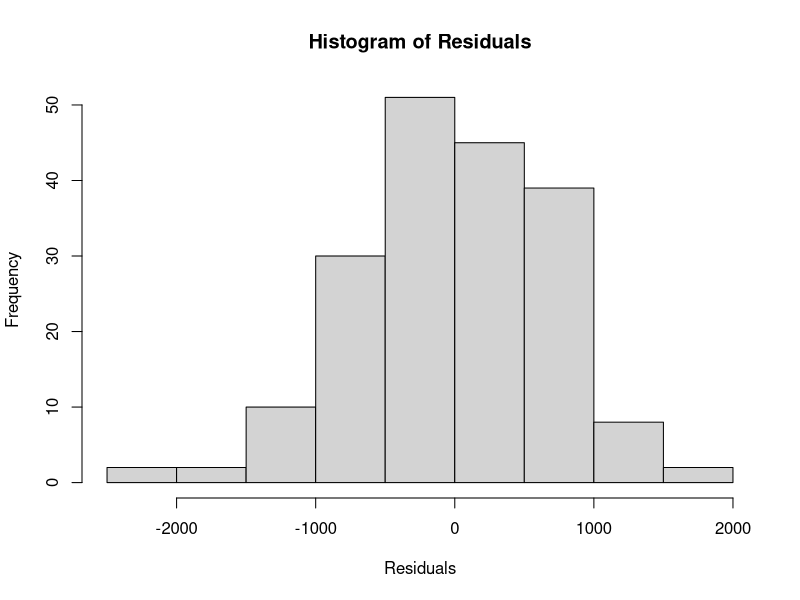
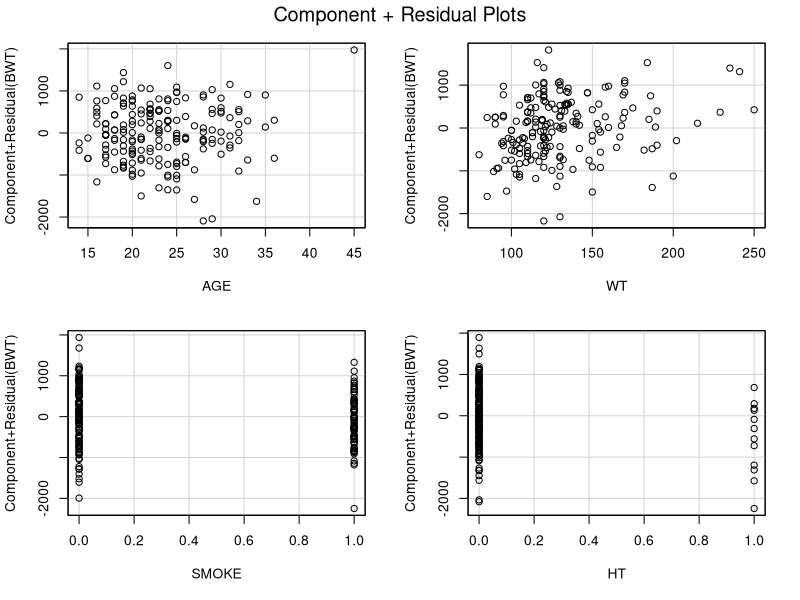
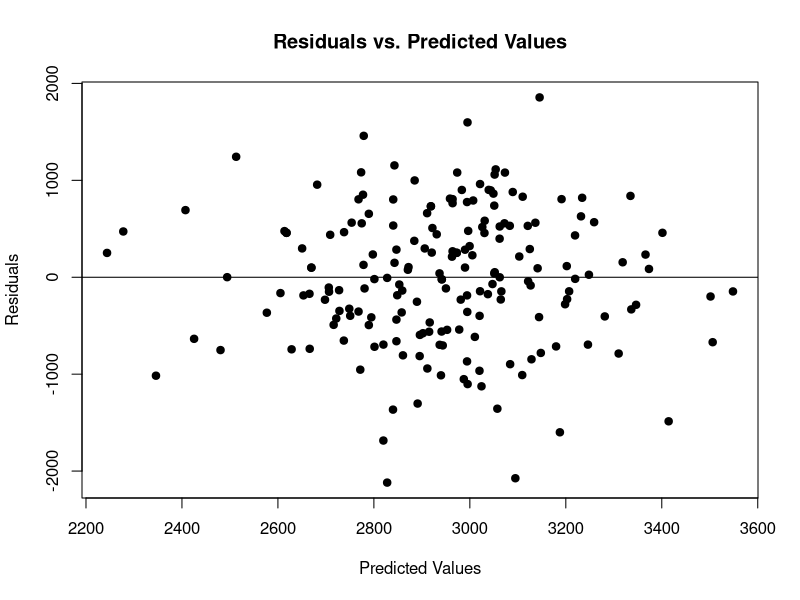
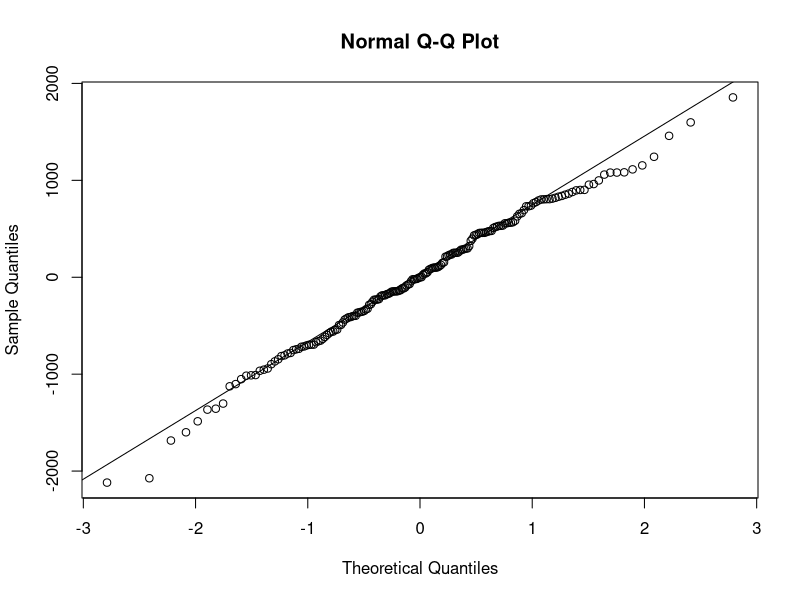
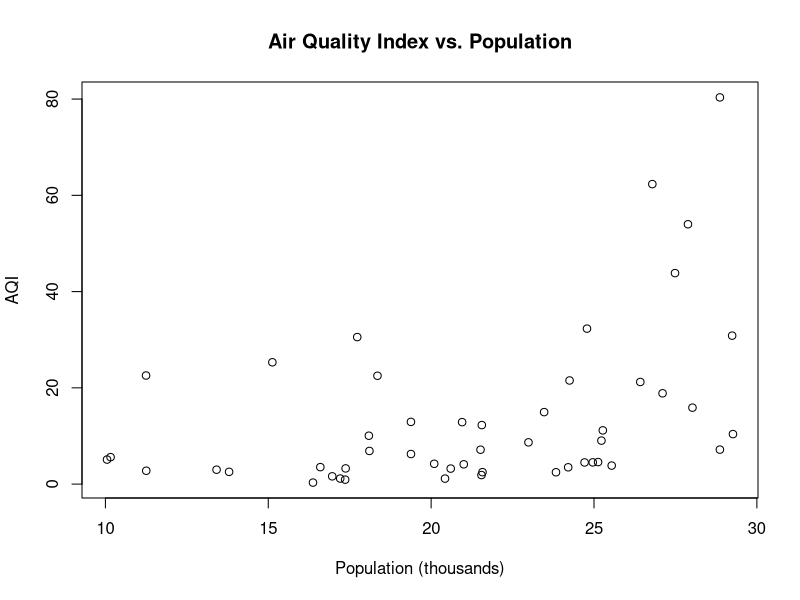
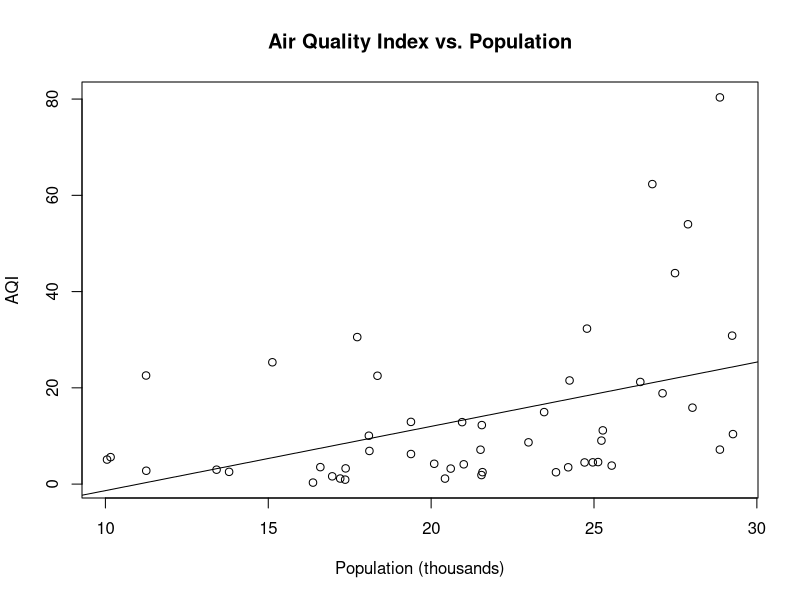
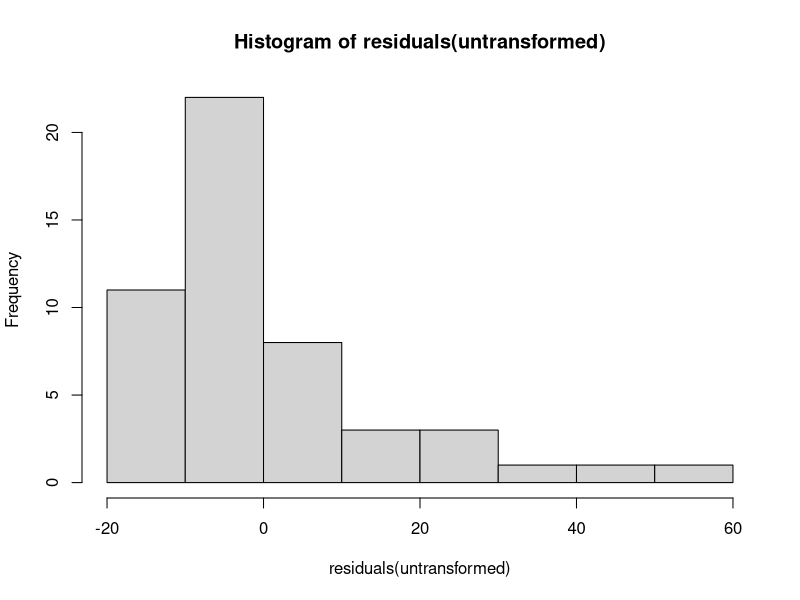
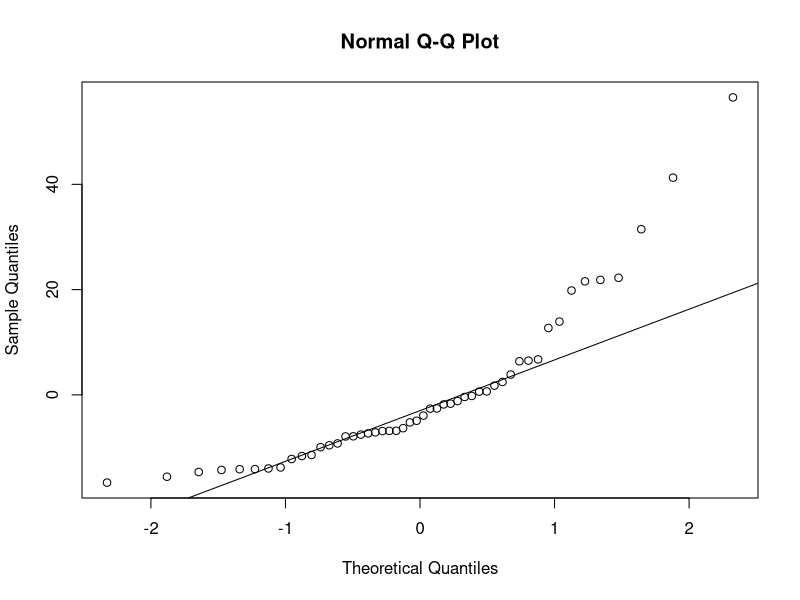

Reproduce these figures in R, in order.
#Regression Diagnostics
library(car)
library(MASS)
library(readxl)

## Set working directory
setwd("~/Library/CloudStorage/OneDrive-EmoryUniversity/Documents/Work/BIOS 591P 2023/3 MLR/Data")
## Read in the data
bwt <- read_xlsx("Spring 2023 birthweight.xlsx")

bwt.lm <- lm(BWT ~ AGE + WT + SMOKE + HT, data=bwt)

## Check normality of residuals
hist(residuals(bwt.lm),main="Histogram of Residuals",xlab="Residuals")

# Partial plots
crPlots(bwt.lm,line=FALSE,smooth=FALSE)

# Residuals versus predicted values
plot(predict(bwt.lm),residuals(bwt.lm),pch=19,main="Residuals vs. Predicted Values",xlab="Predicted Values",ylab="Residuals")
abline(h=0)

# QQ plot of residuals
qqnorm(residuals(bwt.lm))
qqline(residuals(bwt.lm)) # adds the normality line to the q-q plot

# Handling assumption violations
# Commonly used transformations is the log transformation
# Fake data. Air pollution vs. city population in thousands:
x <- runif(50,10,30) # X drawn between 10 and 30
e <- rnorm(50,0,1)
b <- 0.1
y <- exp(b*x + e)

airdata <- data.frame(x,y)

plot(airdata$x,airdata$y,xlab="Population (thousands)",ylab="AQI",main="Air Quality Index vs. Population")

untransformed <- lm(y~x,data=airdata)

plot(x,y,xlab="Population (thousands)",ylab="AQI",main="Air Quality Index vs. Population")
abline(untransformed)

# Check residuals

hist(residuals(untransformed))
qqnorm(residuals(untransformed))
qqline(residuals(untransformed))

# Positively skewed residuals suggest a log transformation might help. See textbook.

plot(x,log(y),xlab="Population (thousands)",ylab="log(Air Quality Index)")

airdata$logy <- log(airdata$y)

transformed <- lm(logy ~ x,data=airdata)

plot(airdata$x,airdata$logy,xlab="Population (thousands)",ylab="log(Air Quality Index)")
abline(transformed)

# Check residuals again

hist(residuals(transformed))
qqnorm(residuals(transformed))
qqline(residuals(transformed))

# Better! Not perfect.
# Interpretation of slope?

## Next week we will cover outlier detection in regression diagnostics
# Leverage: hatvalues()
lev.vals <- hatvalues(bwt.lm)

lev.threshold <- 2*(4+1)/length(lev.vals)

hist(lev.vals)

abline(v=lev.threshold)

lev.vals > lev.threshold

which(lev.vals > lev.threshold)

bwt[which(lev.vals > lev.threshold),]

## Cook's distance
cooksd <- cooks.distance(bwt.lm)

cooksd > 4/length(cooksd)

which(cooksd > 4/length(cooksd))

bwt[which(cooksd > 4/length(cooksd)),]

## Jackknife Residuals
jackres <- studres(bwt.lm)

jackres > 2

which(jackres > 2)

bwt[which(jackres > 2),]

## Correlation
cor(bwt)

## VIFs
vif(bwt.lm)

